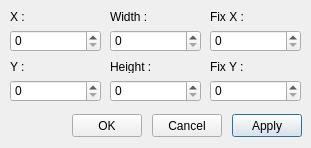
<?xml version="1.0" encoding="UTF-8"?>
<ui version="4.0">
 <class>FrameDlg</class>
 <widget class="QDialog" name="FrameDlg">
  <property name="geometry">
   <rect>
    <x>0</x>
    <y>0</y>
    <width>311</width>
    <height>148</height>
   </rect>
  </property>
  <property name="minimumSize">
   <size>
    <width>311</width>
    <height>148</height>
   </size>
  </property>
  <property name="maximumSize">
   <size>
    <width>311</width>
    <height>148</height>
   </size>
  </property>
  <property name="baseSize">
   <size>
    <width>311</width>
    <height>148</height>
   </size>
  </property>
  <property name="windowTitle">
   <string>Frame</string>
  </property>
  <property name="autoFillBackground">
   <bool>false</bool>
  </property>
  <property name="locale">
   <locale language="English" country="UnitedStates"/>
  </property>
  <widget class="QLabel" name="label">
   <property name="geometry">
    <rect>
     <x>10</x>
     <y>10</y>
     <width>46</width>
     <height>13</height>
    </rect>
   </property>
   <property name="text">
    <string>X :</string>
   </property>
  </widget>
  <widget class="QLabel" name="label_2">
   <property name="geometry">
    <rect>
     <x>10</x>
     <y>60</y>
     <width>46</width>
     <height>13</height>
    </rect>
   </property>
   <property name="text">
    <string>Y :</string>
   </property>
  </widget>
  <widget class="QLabel" name="label_3">
   <property name="geometry">
    <rect>
     <x>110</x>
     <y>10</y>
     <width>46</width>
     <height>13</height>
    </rect>
   </property>
   <property name="text">
    <string>Width :</string>
   </property>
  </widget>
  <widget class="QLabel" name="label_4">
   <property name="geometry">
    <rect>
     <x>110</x>
     <y>60</y>
     <width>46</width>
     <height>13</height>
    </rect>
   </property>
   <property name="text">
    <string>Height :</string>
   </property>
  </widget>
  <widget class="QLabel" name="label_5">
   <property name="geometry">
    <rect>
     <x>210</x>
     <y>10</y>
     <width>46</width>
     <height>13</height>
    </rect>
   </property>
   <property name="text">
    <string>Fix X :</string>
   </property>
  </widget>
  <widget class="QLabel" name="label_6">
   <property name="geometry">
    <rect>
     <x>210</x>
     <y>60</y>
     <width>46</width>
     <height>13</height>
    </rect>
   </property>
   <property name="text">
    <string>Fix Y :</string>
   </property>
  </widget>
  <widget class="QSpinBox" name="spinX">
   <property name="geometry">
    <rect>
     <x>10</x>
     <y>30</y>
     <width>91</width>
     <height>22</height>
    </rect>
   </property>
  </widget>
  <widget class="QSpinBox" name="spinY">
   <property name="geometry">
    <rect>
     <x>10</x>
     <y>80</y>
     <width>91</width>
     <height>22</height>
    </rect>
   </property>
  </widget>
  <widget class="QSpinBox" name="spinW">
   <property name="geometry">
    <rect>
     <x>110</x>
     <y>30</y>
     <width>91</width>
     <height>22</height>
    </rect>
   </property>
  </widget>
  <widget class="QSpinBox" name="spinH">
   <property name="geometry">
    <rect>
     <x>110</x>
     <y>80</y>
     <width>91</width>
     <height>22</height>
    </rect>
   </property>
  </widget>
  <widget class="QSpinBox" name="spinFixX">
   <property name="geometry">
    <rect>
     <x>210</x>
     <y>30</y>
     <width>91</width>
     <height>22</height>
    </rect>
   </property>
  </widget>
  <widget class="QSpinBox" name="spinFixY">
   <property name="geometry">
    <rect>
     <x>210</x>
     <y>80</y>
     <width>91</width>
     <height>22</height>
    </rect>
   </property>
  </widget>
  <widget class="QPushButton" name="btnApply">
   <property name="geometry">
    <rect>
     <x>232</x>
     <y>114</y>
     <width>70</width>
     <height>23</height>
    </rect>
   </property>
   <property name="text">
    <string>Apply</string>
   </property>
  </widget>
  <widget class="QPushButton" name="btnCancel">
   <property name="geometry">
    <rect>
     <x>152</x>
     <y>114</y>
     <width>70</width>
     <height>23</height>
    </rect>
   </property>
   <property name="text">
    <string>Cancel</string>
   </property>
  </widget>
  <widget class="QPushButton" name="btnOk">
   <property name="geometry">
    <rect>
     <x>72</x>
     <y>114</y>
     <width>70</width>
     <height>23</height>
    </rect>
   </property>
   <property name="text">
    <string>OK</string>
   </property>
  </widget>
 </widget>
 <resources/>
 <connections>
  <connection>
   <sender>btnCancel</sender>
   <signal>clicked()</signal>
   <receiver>FrameDlg</receiver>
   <slot>reject()</slot>
   <hints>
    <hint type="sourcelabel">
     <x>187</x>
     <y>123</y>
    </hint>
    <hint type="destinationlabel">
     <x>43</x>
     <y>114</y>
    </hint>
   </hints>
  </connection>
  <connection>
   <sender>btnOk</sender>
   <signal>clicked()</signal>
   <receiver>FrameDlg</receiver>
   <slot>accept()</slot>
   <hints>
    <hint type="sourcelabel">
     <x>86</x>
     <y>125</y>
    </hint>
    <hint type="destinationlabel">
     <x>60</x>
     <y>8</y>
    </hint>
   </hints>
  </connection>
  <connection>
   <sender>btnApply</sender>
   <signal>clicked()</signal>
   <receiver>FrameDlg</receiver>
   <slot>apply()</slot>
   <hints>
    <hint type="sourcelabel">
     <x>245</x>
     <y>125</y>
    </hint>
    <hint type="destinationlabel">
     <x>279</x>
     <y>12</y>
    </hint>
   </hints>
  </connection>
 </connections>
 <slots>
  <slot>apply()</slot>
 </slots>
</ui>
